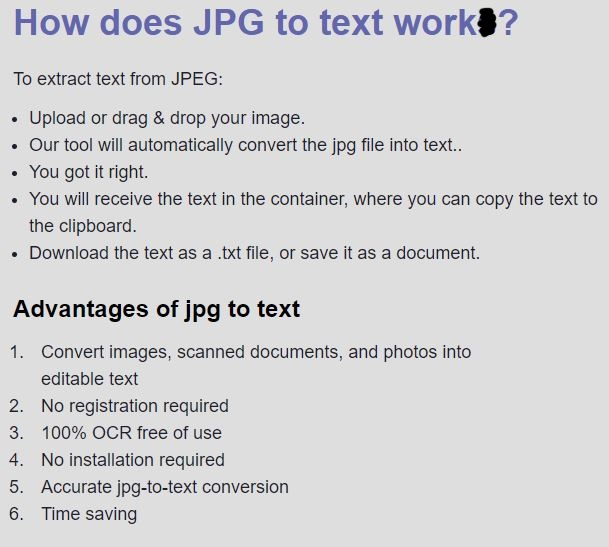
#> input picture imageProcessing/Sample.JPG, 609 x 547 px
$ python Prog3GPTTest1.py
#> lines starting #> are read from the running program, lines starting #| are printed output that depends on the picture
from PIL import Image, ImageEnhance, ImageOps
import sys


def display_images(original, enhanced, title):
    original.show(title="Original Image")
    enhanced.show(title=title)


def crop_image(image):
    width, height = image.size
    cropped = image.crop((width // 4, height // 4, 3 * width // 4, 3 * height // 4))
    display_images(image, cropped, "Cropped Image")


def resize_image(image):
    resized = image.resize((image.width // 2, image.height // 2))
    display_images(image, resized, "Resized Image")


def rotate_image(image):
    rotated = image.rotate(90)
    display_images(image, rotated, "Rotated Image")


def convert_to_bw(image):
    bw_image = image.convert("L")
    display_images(image, bw_image, "Black & White Image")


def adjust_brightness(image):
    enhancer = ImageEnhance.Brightness(image)
    bright_image = enhancer.enhance(1.5)
    display_images(image, bright_image, "Brightness Enhanced Image")


def main():
    image_path = input("Enter the path to your image file: ")
#> the answer given: Sample.JPG
    try:
        image = Image.open(image_path)
#> image is the input picture: PIL image 609x547 RGB; mean R, G, B 211.7, 211.7, 213.1
    except FileNotFoundError:
        print("Error: File not found.")
        sys.exit()

    while True:
        print("\nImage Enhancement Menu:")
        print("1. Crop Image")
        print("2. Resize Image")
        print("3. Rotate Image")
        print("4. Convert to Black & White")
        print("5. Adjust Brightness")
        print("6. Exit")

        choice = input("Choose an option (1-6): ")

        if choice == '1':
            crop_image(image)
        elif choice == '2':
            resize_image(image)
        elif choice == '3':
            rotate_image(image)
        elif choice == '4':
            convert_to_bw(image)
        elif choice == '5':
            adjust_brightness(image)
        elif choice == '6':
            print("Exiting program.")
            break
        else:
            print("Invalid choice. Please try again.")
#> this loop made 6 passes; the answer given on pass 1: 1
#> pass 1, in crop_image, `cropped = image.crop((width // 4, height // 4, 3 * width // 4, 3 * hei..`:
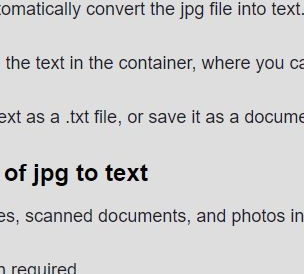
#> cropped: PIL image 304x274 RGB; mean R, G, B 210.1, 210, 210.7


if __name__ == "__main__":
#> (the run stopped early here; a loop or call above may not have finished)
